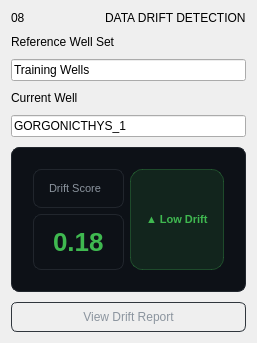
           <widget class="QFrame" name="panelCard8">
            <layout class="QVBoxLayout" name="driftLayout">
             <property name="contentsMargins"><rect><x>16</x><y>14</y><width>16</width><height>14</height></rect></property>
             <property name="spacing"><number>10</number></property>
             <item>
              <layout class="QHBoxLayout">
               <item><widget class="QLabel" name="panelIndex8"><property name="text"><string>08</string></property></widget></item>
               <item><widget class="QLabel" name="panelTitle8"><property name="text"><string>DATA DRIFT DETECTION</string></property></widget></item>
              </layout>
             </item>
             <item><widget class="QLabel" name="configKey"><property name="text"><string>Reference Well Set</string></property></widget></item>
             <item>
              <widget class="QLineEdit" name="refWellEdit">
               <property name="text"><string>Training Wells</string></property>
              </widget>
             </item>
             <item><widget class="QLabel" name="configKey"><property name="text"><string>Current Well</string></property></widget></item>
             <item>
              <widget class="QLineEdit" name="curWellEdit">
               <property name="text"><string>GORGONICTHYS_1</string></property>
              </widget>
             </item>
             <!-- Drift Score -->
             <item>
              <widget class="QFrame">
               <property name="styleSheet">
                <string>background:#0d1117;border:1px solid #21262d;border-radius:8px;padding:12px;</string>
               </property>
               <layout class="QHBoxLayout">
                <item>
                 <layout class="QVBoxLayout">
                  <item>
                   <widget class="QLabel">
                    <property name="text"><string>Drift Score</string></property>
                    <property name="styleSheet"><string>color:#8b949e;font-size:11px;</string></property>
                   </widget>
                  </item>
                  <item>
                   <widget class="QLabel">
                    <property name="text"><string>0.18</string></property>
                    <property name="styleSheet"><string>color:#3fb950;font-size:26px;font-weight:700;</string></property>
                   </widget>
                  </item>
                 </layout>
                </item>
                <item>
                 <widget class="QLabel">
                  <property name="text"><string>▲ Low Drift</string></property>
                  <property name="styleSheet">
                   <string>
background:rgba(63,185,80,0.12);
border:1px solid rgba(63,185,80,0.3);
border-radius:12px;color:#3fb950;
font-size:11px;font-weight:600;padding:4px 12px;
                   </string>
                  </property>
                 </widget>
                </item>
               </layout>
              </widget>
             </item>
             <item>
              <widget class="QPushButton">
               <property name="text"><string>View Drift Report</string></property>
               <property name="styleSheet"><string>background:transparent;border:1px solid #30363d;border-radius:6px;color:#8b949e;padding:7px;font-size:12px;</string></property>
               <property name="cursor"><cursorShape>PointingHandCursor</cursorShape></property>
              </widget>
             </item>
            </layout>
           </widget>
